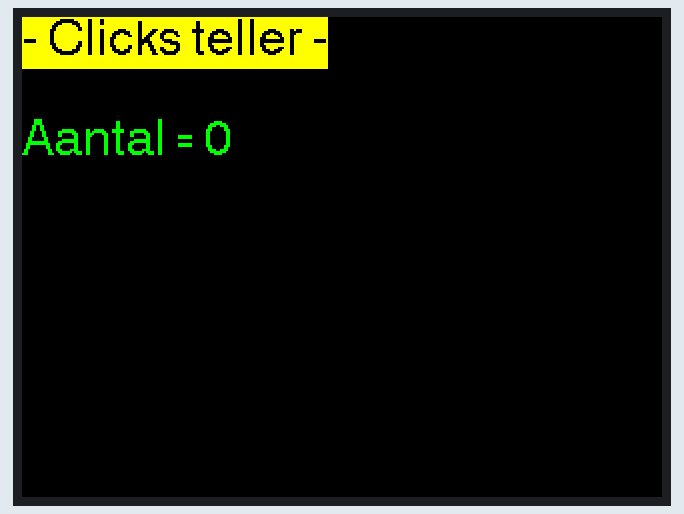
A sketch run on a simulated ESP32. Parts: 320×240 colour display. What the sketch prints to the serial monitor is not drawn.

Above: at 0.33 s.
At 5.1 s:
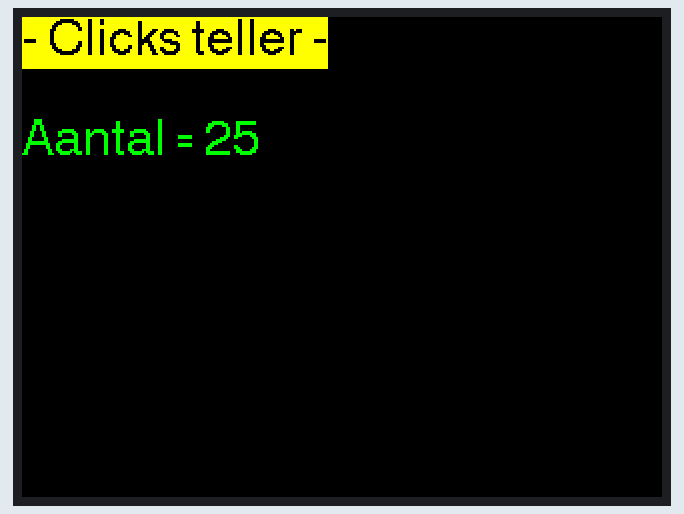
At 10.07 s:
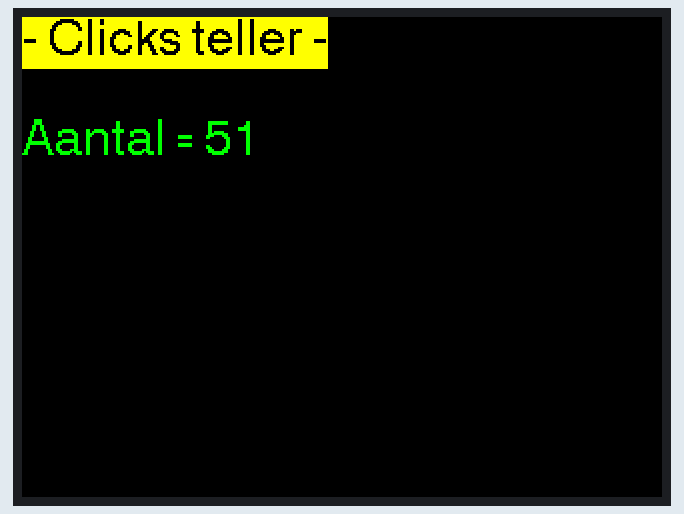
At 20.0 s:
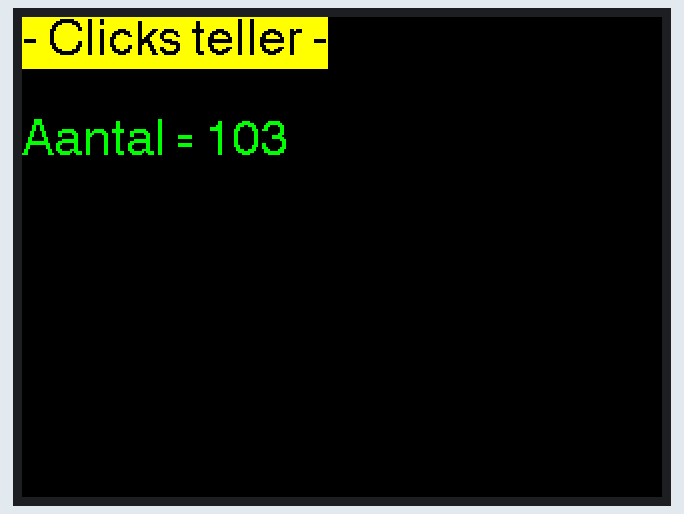
At 29.78 s:
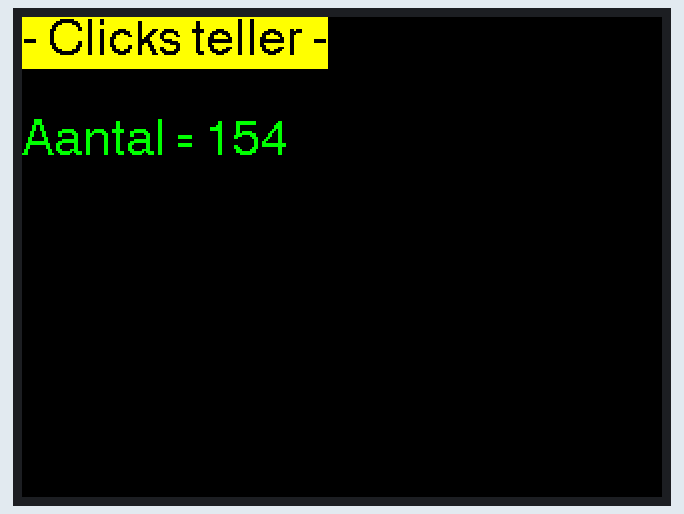
At 39.75 s:
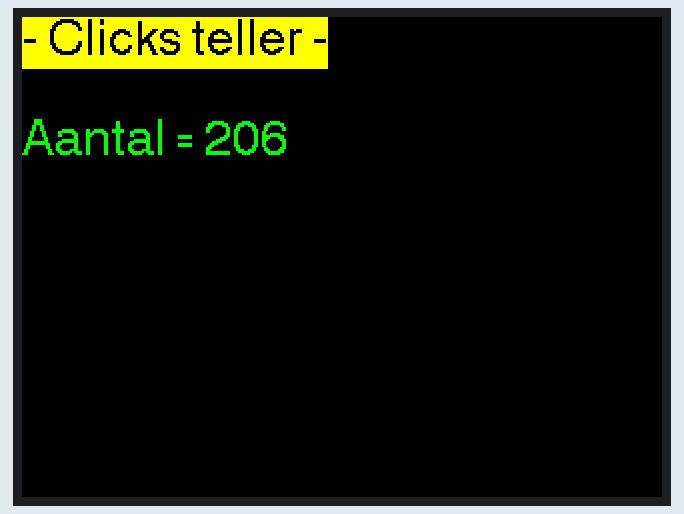

The sketch:

mainProject.ino
```cpp
#include <SPI.h>
#include <TFT_eSPI.h>
#include <User_Setup_Select.h>
#include <User_Setup.h>

TFT_eSPI tft = TFT_eSPI(); // Constructor for the TFT library

// 2) Define constants
#define TFT_GREY 0x5AEB // New colour

// 3) Initialiseer variabelen
int numberOfClicks = 0;

// 4) De setup
void setup(void)
{
    Serial.begin(115200);
    tft.init();
    tft.setRotation(1); //setRotation: 1: Screen in landscape
}

// 5) De loop
void loop()
{
    // Print titel
    tft.fillScreen(TFT_BLACK);               //Fill screen with random colour
    tft.setCursor(0, 0, 4);                  //(cursor at 0,0; font 4, println autosets the cursor on the next line)
    tft.setTextColor(TFT_BLACK, TFT_YELLOW); // Textcolor, BackgroundColor; independent of the fillscreen
    tft.println("- Clicks teller -");        //Print on cursorpos 0,0

    // Print aantal
    tft.setCursor(0, 50, 4);                //(cursor at 0,0; font 4, println autosets the cursor on the next line)
    tft.setTextColor(TFT_GREEN, TFT_BLACK); // Green Text with black background
    // Test some print formatting functions
    tft.print("Aantal = ");
    tft.println(numberOfClicks); // Print floating point number
    Serial.println(numberOfClicks);
    delay(100);
    numberOfClicks++;
}
```

tftScreenExample.cpp
```cpp
/*#include <SPI.h>
#include <TFT_eSPI.h>
#include <User_Setup_Select.h>
#include <User_Setup.h>


//  Fonts 1,2,4 ;Font 3 does not seem to be working reliably, neither does 5, and greater.


#define TFT_GREY 0x5AEB // New colour

TFT_eSPI tft = TFT_eSPI();       // Constructor for the TFT library

void setup(void)
{
  tft.init();
  tft.setRotation(2);   //setRotation: 2: Screen upside down in landscape
}

void loop()
{
  tft.fillScreen(random(0xFFFF));   //Fill screen with random colour
  tft.setCursor(0, 0, 2);   //(cursor at 0,0; font 2, println autosets the cursor on the next line)

  tft.setTextColor(TFT_WHITE, TFT_BLACK); // Textcolor, BackgroundColor; independent of the fillscreen
  tft.setTextSize(1);     //Set text size multiplier to 1

  tft.println("Hello World!");    //Print on cursorpos 0,0

  tft.setTextColor(TFT_WHITE, TFT_BLACK); //Set the font colour to be yellow with no background,
  for (int i = 1; i < 5; i++) {
    tft.setTextFont(i);
    tft.print("HAAAH "); tft.println(i);
  }

  // Set the font colour to be red with black background, set to font 4
  tft.setTextColor(TFT_RED, TFT_WHITE);
  tft.setTextFont(4);
  tft.println((long)3735928559, HEX); //Prints constant in HEX

  tft.setTextColor(TFT_GREEN, TFT_BLACK);
  tft.setTextFont(4);
  tft.print("Large ");
  tft.println("text on screen.");    //Show printing on single line

  tft.setTextFont(1);
  tft.println(F("This will probably be barely readable.")); // Show wrapping and store strings in FLASH "F()"to save RAM

  // Test some print formatting functions
  float fnumber = 123.45;

  tft.setTextColor(TFT_BLUE);    // Set the font colour to be blue with no background, set to font 2
  tft.setTextFont(2);

  tft.print("Float = "); tft.println(fnumber);           // Print floating point number
  tft.print("Binary = "); tft.println((int)fnumber, BIN); // Print as integer value in binary
  tft.print("Hexadecimal = "); tft.println((int)fnumber, HEX); // Print as integer number in Hexadecimal
  delay(10000);   //Wait for 10s
}
*/
```
